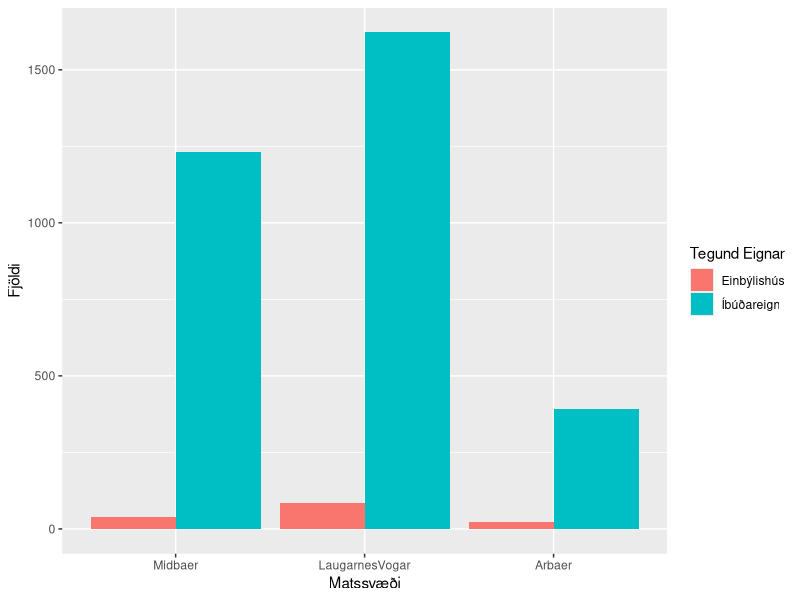
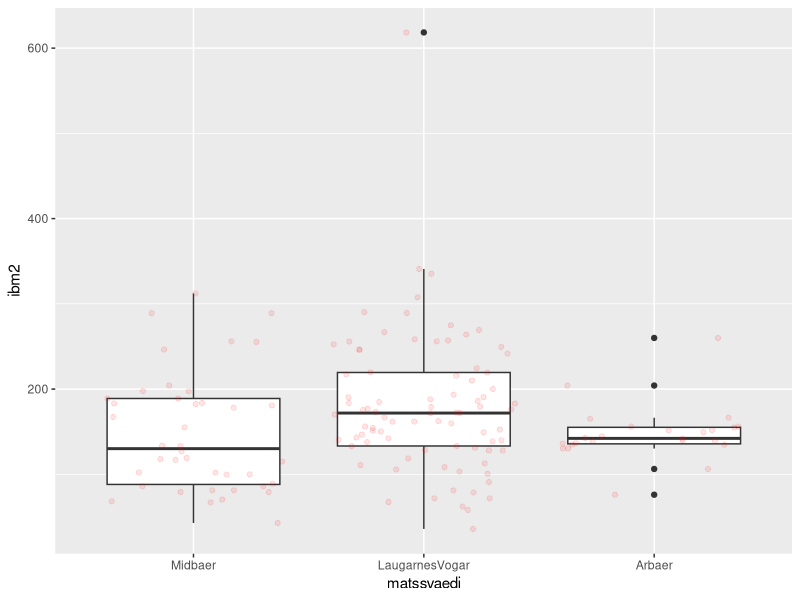

The R script that drew these images, in order: (Note: this script raises an error after producing the figures.)
## ---- chunk 1
knitr::opts_chunk$set(echo = TRUE)
library(dplyr)
library(ggplot2)
## ---- chunk 2
thv <- read.table("./data/husnaedi.txt", header = TRUE, sep = ";")
## ---- chunk 3
hverfi <- c(20, 100, 200)
thv <- filter(thv, thv$matssvaedi%in%hverfi)
## ---- chunk 4
str(thv)
##Eins og sjá má eru matssvæðin ranglega skilgreind sem tölugildi. Svo við breytum þeim í faktor og köllum matssvæðin nýjum nöfnum.
thv$matssvaedi <- as.factor(thv$matssvaedi)
levels(thv$matssvaedi) <- c("Midbaer", "LaugarnesVogar", "Arbaer")
str(thv)
## ---- chunk 5
plott1 <- 
  ggplot(aes(matssvaedi), data = thv) +
  geom_bar(position = "dodge", aes(fill = thv$teg_eign)) +

##X og Y labels
  xlab("Matssvæði") + ylab("Fjöldi") +

##Legend
  scale_fill_discrete(name = "Tegund Eignar")

plott1
## ---- chunk 6
einbylishus <- dplyr::filter(thv, teg_eign == "Einbýlishús")
plott2 <- 
  ggplot(aes(matssvaedi, ibm2), data = einbylishus) + geom_boxplot() + geom_jitter(alpha = 0.1, color = "red")

plott2
## ---- chunk 7
#einebyli<-filter(thv, teg_eign == "Einbýlishús")
einbigyliEftirStaerd <- table(einbyli$matssvaedi,einbyli$ibm2)
barplot(einbyliEftirStaerd, beside=T, col=c(2,4,6), legend.text = T, main = "Stærð eigna(m2) eftir hverfum")
## ---- chunk 8
ibudir <- filter(thv, teg_eign == "Íbúðareign")
ibudirEftirVerdi <- table(ibudir$nuvirdi,ibudir$ibm2)
barplot(ibudirEftirVerdi, beside=T, legend.text = T, main = "Íbúðarstærð eftir verði")
